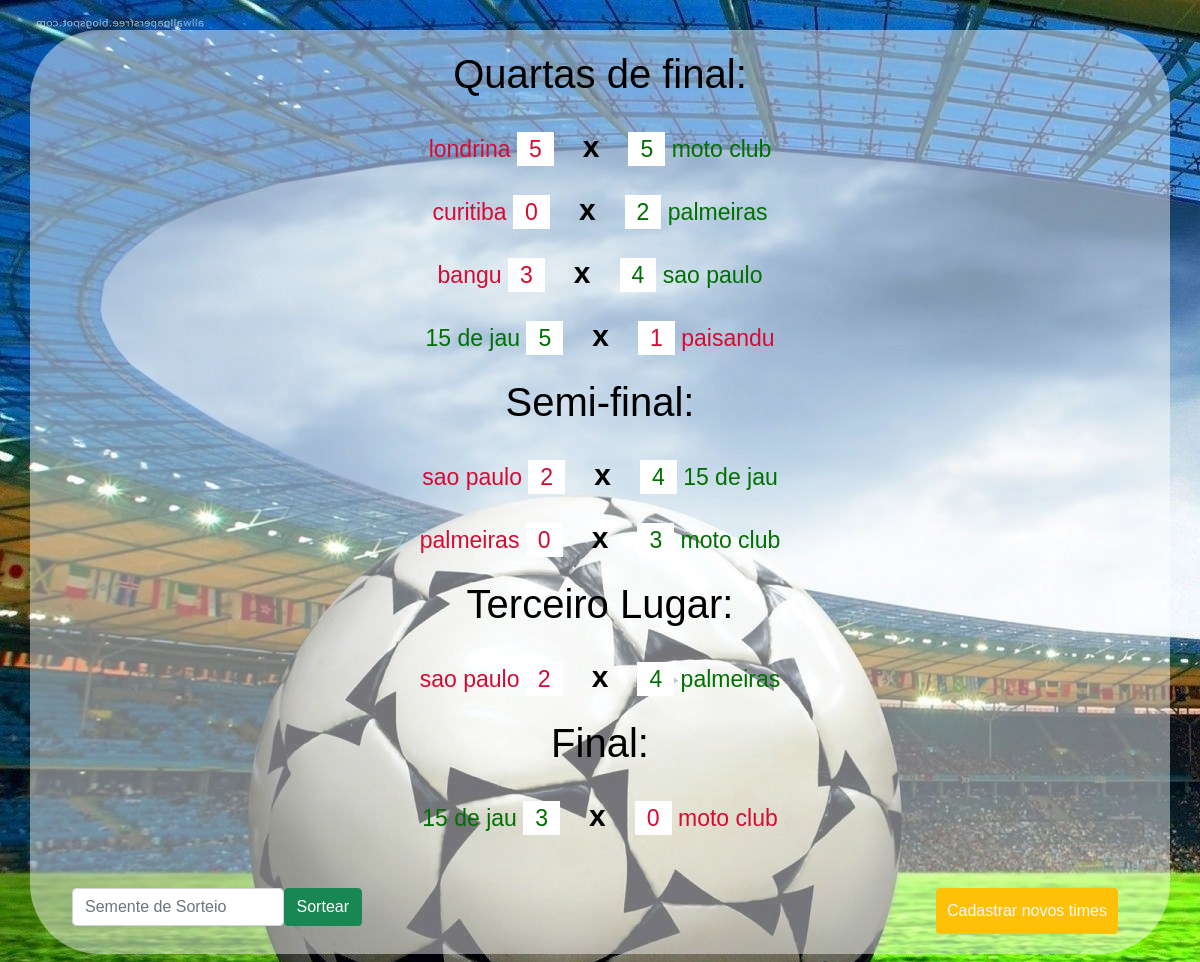
The page / on the database its author committed.
### tables this page shows
CREATE TABLE `confronto` (
  `id` int(11) NOT NULL,
  `fase` varchar(255) NOT NULL,
  `time_a` varchar(255) NOT NULL,
  `time_b` varchar(255) NOT NULL,
  `placar_a` int(11) NOT NULL,
  `placar_b` int(11) NOT NULL
);

CREATE TABLE `equipes` (
  `id` int(11) NOT NULL,
  `equipe` varchar(255) NOT NULL
);

### quartas.php (called while the page is built, shortened)
<?php
$sql = "SELECT * FROM confronto WHERE fase='quartas'";
include('complemento.php');

### define_vencedor.php (called while the page is built, shortened)
<?php
if($placar_a > $placar_b){
    $cor_a = "#007000";
    $cor_b = "#D60B32";
}
if($placar_a < $placar_b){
    $cor_a = "#D60B32";
    $cor_b = "#007000";
}
if($placar_a == $placar_b and $pontos[$id_equipe_b] == $pontos[$id_equipe_a] and $id_equipe_b < $id_equipe_a){
    $cor_a = "#D60B32";
    $cor_b = "#007000";
}

### consulta_placar.php (called while the page is built)
<?php
$sql_a = "SELECT * FROM equipes WHERE id='$time_a'";
    $resultado_a = $MySQLi->query($sql_a) OR trigger_error($MySQLi->error, E_USER_ERROR);
    while($componente_a = $resultado_a -> fetch_object()){
        $equipe_a = $componente_a -> equipe;
        $id_equipe_a = $componente_a -> id;
        $pontos[$id_equipe_a] += $placar_a - $placar_b;
    }
$sql_b = "SELECT * FROM equipes WHERE id='$time_b'";
    $resultado_b = $MySQLi->query($sql_b) OR trigger_error($MySQLi->error, E_USER_ERROR);
    while($componente_b = $resultado_b -> fetch_object()){
        $equipe_b = $componente_b -> equipe;
        $id_equipe_b = $componente_b -> id;
        $pontos[$id_equipe_b] += $placar_b - $placar_a;
    }

### cria_semifinal.php (called while the page is built, shortened)
<?php
$sql = "SELECT * FROM confronto WHERE fase='semi-final'";
include('complemento.php');

### terceiro_lugar.php (called while the page is built, shortened)
<?php
$sql = "SELECT * FROM confronto WHERE fase='terceiro_lugar'";
include('complemento.php');

### final.php (called while the page is built, shortened)
<?php
$sql = "SELECT * FROM confronto WHERE fase='final'";
include('complemento.php');

### complemento.php (the view, shortened to what this page needs)
<?php
$resultado = $MySQLi->query($sql) OR trigger_error($MySQLi->error, E_USER_ERROR);
while($componente = $resultado -> fetch_object()){
    $placar_a = $componente -> placar_a;
    $placar_b = $componente -> placar_b;
    $time_a = $componente -> time_a;
    $time_b = $componente -> time_b;
    include('consulta_placar.php');
    include('define_vencedor.php');
    echo "<font color='$cor_a'>$equipe_a <span class='placar'>$placar_a</span></font>
    <font class='xx'>x</font> <font color='$cor_b'><span class='placar'>$placar_b</span> $equipe_b</font> <br />";
    }

### index.php (shortened to what this page needs)
<!DOCTYPE html>
<html lang="en">
<head>
    <link href="assets/css/style.css" rel="stylesheet">
    <link href="https://cdn.jsdelivr.net/npm/bootstrap@5.1.3/dist/css/bootstrap.min.css" rel="stylesheet">
</head>
<body class="fundo">
    <?php
        for($i=1; $i<9; $i++){
            $pontos[$i] = 0;
        }
    ?>
        <div class="container">
            <div class="row">
                <div class="col-md-12 alinhar">
                    <div class="quartas">
                        <?php
                            echo "<h4>Quartas de final:</h4>";
                            include('quartas.php');
                        ?>
                    </div>
                    <div class="semi-final">
                        <?php
                            echo "<h4>Semi-final:</h4>";
                            include('cria_semifinal.php');
                        ?>
                    </div>
                    <div class="terceiro-lugar">
                        <?php
                            echo "<h4>Terceiro Lugar:</h4>";
                            include('terceiro_lugar.php');
                        ?>
                    </div>
                    <div class="final">
                        <?php
                            echo "<h4>Final:</h4>";
                            include('final.php');
                        ?>
                    </div>
                    <div class="aln">
                        <form action="index.php" method="POST">
                            <input class="form-control" type="number" name="seed" placeholder="Semente de Sorteio">
                            <button type="submit" class="btn btn-success">Sortear</button>
                        </form>
                        <a class="btn btn-warning" href="inseretimes.php">Cadastrar novos times</a>
                    </div>
                </div>
            </div>
        </div>
</body>
</html>

### assets/css/style.css (style rules this page uses)
body, html { height: 100%; margin: 0; }
.fundo { background-image: url(../img/fundo.jpg); background-repeat: no-repeat; }
.alinhar { text-align: center; }
.alinhar h4 { font-size: 40px; color: black; }
.alinhar { padding: 20px; background: #ffffff73; border-radius: 70px; margin-top: 30px !important; font-family: cursive; margin-bottom: 30px; }
font.xx { text-align: center !important; width: 62px; color: black; font-size: 30px; font-weight: bold; }
.quartas { margin-bottom: 20px; }
.semi-final { margin-bottom: 20px; }
.terceiro-lugar { margin-bottom: 20px; }
font { font-weight: 500; margin-top: 18px !important; display: inline-block; }
a.btn.btn-warning { float: right; padding: 10px; margin-right: 40px; color: aliceblue; margin-top: 50px; }
span.placar { background: white; padding: 4px 12px 4px 12px; }
.aln form { width: 290px; display: inline-flex; float: left; margin-top: 50px; margin-left: 30px; }
.alinhar { font-family: sans-serif; font-size: 23px; }

### rows shown on the page
confronto: equipes.equipe "londrina", placar_a "5", placar_b "5", equipes.equipe "moto club"
confronto: equipes.equipe "curitiba", placar_a "0", placar_b "2", equipes.equipe "palmeiras"
confronto: equipes.equipe "bangu", placar_a "3", placar_b "4", equipes.equipe "sao paulo"
confronto: equipes.equipe "15 de jau", placar_a "5", placar_b "1", equipes.equipe "paisandu"
confronto: equipes.equipe "sao paulo", placar_a "2", placar_b "4", equipes.equipe "15 de jau"
confronto: equipes.equipe "palmeiras", placar_a "0", placar_b "3", equipes.equipe "moto club"
confronto: equipes.equipe "sao paulo", placar_a "2", placar_b "4", equipes.equipe "palmeiras"
confronto: equipes.equipe "15 de jau", placar_a "3", placar_b "0", equipes.equipe "moto club"
